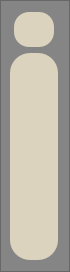
           <widget class="QFrame" name="frame_4">
            <property name="minimumSize">
             <size>
              <width>60</width>
              <height>0</height>
             </size>
            </property>
            <property name="maximumSize">
             <size>
              <width>70</width>
              <height>16777215</height>
             </size>
            </property>
            <property name="styleSheet">
             <string notr="true">background-color:rgb(133, 133, 133)</string>
            </property>
            <property name="frameShape">
             <enum>QFrame::StyledPanel</enum>
            </property>
            <property name="frameShadow">
             <enum>QFrame::Raised</enum>
            </property>
            <layout class="QGridLayout" name="gridLayout_9">
             <property name="leftMargin">
              <number>9</number>
             </property>
             <property name="horizontalSpacing">
              <number>0</number>
             </property>
             <property name="verticalSpacing">
              <number>6</number>
             </property>
             <item row="0" column="0">
              <widget class="QFrame" name="frame_11">
               <property name="maximumSize">
                <size>
                 <width>16777215</width>
                 <height>45</height>
                </size>
               </property>
               <property name="styleSheet">
                <string notr="true">
border-radius:  20px;
background-color:rgba(0,0,0,0);</string>
               </property>
               <property name="frameShape">
                <enum>QFrame::StyledPanel</enum>
               </property>
               <property name="frameShadow">
                <enum>QFrame::Raised</enum>
               </property>
               <layout class="QGridLayout" name="gridLayout_10">
                <property name="leftMargin">
                 <number>0</number>
                </property>
                <property name="topMargin">
                 <number>0</number>
                </property>
                <property name="rightMargin">
                 <number>0</number>
                </property>
                <property name="bottomMargin">
                 <number>0</number>
                </property>
                <property name="spacing">
                 <number>0</number>
                </property>
                <item row="0" column="0">
                 <widget class="QPushButton" name="pushButton_8">
                  <property name="minimumSize">
                   <size>
                    <width>35</width>
                    <height>35</height>
                   </size>
                  </property>
                  <property name="maximumSize">
                   <size>
                    <width>40</width>
                    <height>40</height>
                   </size>
                  </property>
                  <property name="font">
                   <font>
                    <pointsize>1</pointsize>
                   </font>
                  </property>
                  <property name="styleSheet">
                   <string notr="true">
background-color:rgb(219, 211, 189);
border-radius: 15px;</string>
                  </property>
                  <property name="text">
                   <string/>
                  </property>
                  <property name="icon">
                   <iconset resource="Coding/Resources.qrc">
                    <normaloff>:/newPrefix/language-exchange.png</normaloff>:/newPrefix/language-exchange.png</iconset>
                  </property>
                  <property name="iconSize">
                   <size>
                    <width>20</width>
                    <height>20</height>
                   </size>
                  </property>
                  <property name="checkable">
                   <bool>true</bool>
                  </property>
                 </widget>
                </item>
               </layout>
              </widget>
             </item>
             <item row="1" column="0">
              <widget class="QFrame" name="frame_12">
               <property name="styleSheet">
                <string notr="true">background-color:rgb(219, 211, 189);
border-radius:20px;
height:25px;
</string>
               </property>
               <property name="frameShape">
                <enum>QFrame::StyledPanel</enum>
               </property>
               <property name="frameShadow">
                <enum>QFrame::Raised</enum>
               </property>
               <layout class="QGridLayout" name="gridLayout_11">
                <property name="leftMargin">
                 <number>9</number>
                </property>
                <property name="topMargin">
                 <number>9</number>
                </property>
                <property name="rightMargin">
                 <number>9</number>
                </property>
                <property name="bottomMargin">
                 <number>9</number>
                </property>
                <property name="spacing">
                 <number>6</number>
                </property>
                <item row="4" column="0">
                 <spacer name="verticalSpacer_2">
                  <property name="orientation">
                   <enum>Qt::Vertical</enum>
                  </property>
                  <property name="sizeType">
                   <enum>QSizePolicy::Expanding</enum>
                  </property>
                  <property name="sizeHint" stdset="0">
                   <size>
                    <width>20</width>
                    <height>40</height>
                   </size>
                  </property>
                 </spacer>
                </item>
                <item row="0" column="0" rowspan="2">
                 <widget class="QPushButton" name="Home_Button_1">
                  <property name="font">
                   <font>
                    <pointsize>12</pointsize>
                   </font>
                  </property>
                  <property name="styleSheet">
                   <string notr="true">background-color:rgba(0,0,0,0);</string>
                  </property>
                  <property name="text">
                   <string/>
                  </property>
                  <property name="icon">
                   <iconset resource="Coding/Resources.qrc">
                    <normaloff>:/newPrefix/home.png</normaloff>
                    <normalon>:/newPrefix/homecolor.png</normalon>:/newPrefix/home.png</iconset>
                  </property>
                  <property name="iconSize">
                   <size>
                    <width>18</width>
                    <height>18</height>
                   </size>
                  </property>
                  <property name="checkable">
                   <bool>true</bool>
                  </property>
                  <property name="checked">
                   <bool>false</bool>
                  </property>
                  <property name="autoExclusive">
                   <bool>true</bool>
                  </property>
                 </widget>
                </item>
                <item row="2" column="0">
                 <widget class="QPushButton" name="profile_Button_1">
                  <property name="styleSheet">
                   <string notr="true">background-color:rgba(0,0,0,0);</string>
                  </property>
                  <property name="text">
                   <string/>
                  </property>
                  <property name="icon">
                   <iconset resource="Coding/Resources.qrc">
                    <normaloff>:/newPrefix/user.png</normaloff>
                    <normalon>:/newPrefix/usercolor.png</normalon>:/newPrefix/user.png</iconset>
                  </property>
                  <property name="iconSize">
                   <size>
                    <width>18</width>
                    <height>18</height>
                   </size>
                  </property>
                  <property name="checkable">
                   <bool>true</bool>
                  </property>
                  <property name="autoRepeat">
                   <bool>false</bool>
                  </property>
                  <property name="autoExclusive">
                   <bool>true</bool>
                  </property>
                 </widget>
                </item>
                <item row="5" column="0">
                 <widget class="QPushButton" name="Setting_Button_1">
                  <property name="styleSheet">
                   <string notr="true">background-color:rgba(0,0,0,0);</string>
                  </property>
                  <property name="text">
                   <string/>
                  </property>
                  <property name="icon">
                   <iconset resource="Coding/Resources.qrc">
                    <normaloff>:/newPrefix/settings.png</normaloff>
                    <normalon>:/newPrefix/settingscolor.png</normalon>:/newPrefix/settings.png</iconset>
                  </property>
                  <property name="iconSize">
                   <size>
                    <width>18</width>
                    <height>18</height>
                   </size>
                  </property>
                  <property name="checkable">
                   <bool>true</bool>
                  </property>
                  <property name="autoExclusive">
                   <bool>true</bool>
                  </property>
                 </widget>
                </item>
                <item row="6" column="0">
                 <widget class="QPushButton" name="Signout_Button_1">
                  <property name="styleSheet">
                   <string notr="true">background-color:rgba(0,0,0,0);</string>
                  </property>
                  <property name="text">
                   <string/>
                  </property>
                  <property name="icon">
                   <iconset resource="Coding/Resources.qrc">
                    <normaloff>:/newPrefix/sign-out-alt.png</normaloff>
                    <normalon>:/newPrefix/sign-out-alt_color.png</normalon>:/newPrefix/sign-out-alt.png</iconset>
                  </property>
                  <property name="iconSize">
                   <size>
                    <width>18</width>
                    <height>18</height>
                   </size>
                  </property>
                  <property name="checkable">
                   <bool>true</bool>
                  </property>
                 </widget>
                </item>
                <item row="3" column="0">
                 <widget class="QPushButton" name="pushButton_4">
                  <property name="styleSheet">
                   <string notr="true">background-color:rgba(0,0,0,0);</string>
                  </property>
                  <property name="text">
                   <string/>
                  </property>
                  <property name="icon">
                   <iconset resource="Coding/Resources.qrc">
                    <normaloff>:/newPrefix/trophy-star.png</normaloff>
                    <normalon>:/newPrefix/trophy-star (1).png</normalon>:/newPrefix/trophy-star.png</iconset>
                  </property>
                  <property name="checkable">
                   <bool>true</bool>
                  </property>
                  <property name="autoExclusive">
                   <bool>true</bool>
                  </property>
                 </widget>
                </item>
               </layout>
              </widget>
             </item>
            </layout>
           </widget>
